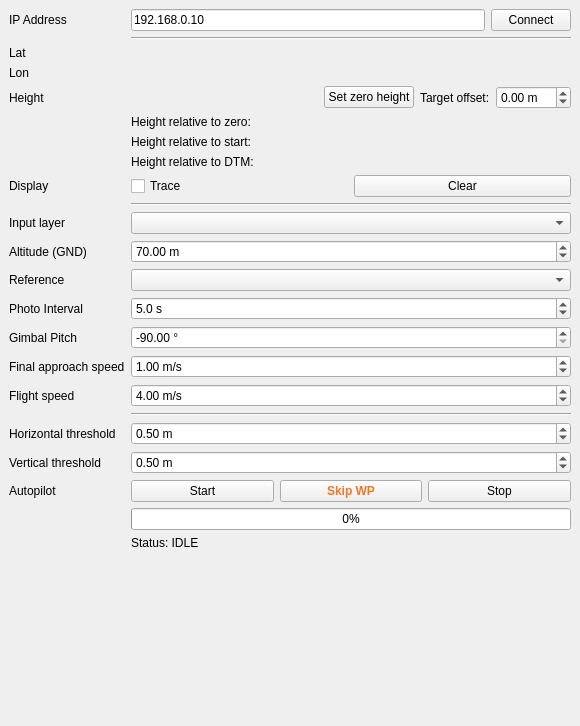
<?xml version="1.0" encoding="UTF-8"?>
<ui version="4.0">
 <class>PhotoPhlyDockWidgetBase</class>
 <widget class="QDockWidget" name="PhotoPhlyDockWidgetBase">
  <property name="geometry">
   <rect>
    <x>0</x>
    <y>0</y>
    <width>580</width>
    <height>726</height>
   </rect>
  </property>
  <property name="windowTitle">
   <string>PhotoPhly</string>
  </property>
  <widget class="QWidget" name="dockWidgetContents">
   <layout class="QGridLayout" name="gridLayout">
    <item row="0" column="0">
     <layout class="QVBoxLayout" name="verticalLayout">
      <item>
       <layout class="QFormLayout" name="formLayout">
        <item row="0" column="0">
         <widget class="QLabel" name="label_3">
          <property name="text">
           <string>IP Address</string>
          </property>
         </widget>
        </item>
        <item row="0" column="1">
         <layout class="QHBoxLayout" name="horizontalLayout">
          <item>
           <widget class="QLineEdit" name="txtIPAddr">
            <property name="text">
             <string>192.168.0.10</string>
            </property>
           </widget>
          </item>
          <item>
           <widget class="QPushButton" name="btnConnect">
            <property name="text">
             <string>Connect</string>
            </property>
           </widget>
          </item>
         </layout>
        </item>
        <item row="1" column="1">
         <widget class="Line" name="line">
          <property name="orientation">
           <enum>Qt::Horizontal</enum>
          </property>
         </widget>
        </item>
        <item row="2" column="0">
         <widget class="QLabel" name="label_2">
          <property name="text">
           <string>Lat</string>
          </property>
         </widget>
        </item>
        <item row="2" column="1">
         <widget class="QLabel" name="txtLat">
          <property name="text">
           <string/>
          </property>
         </widget>
        </item>
        <item row="3" column="0">
         <widget class="QLabel" name="label_4">
          <property name="text">
           <string>Lon</string>
          </property>
         </widget>
        </item>
        <item row="3" column="1">
         <widget class="QLabel" name="txtLon">
          <property name="text">
           <string/>
          </property>
         </widget>
        </item>
        <item row="4" column="0">
         <widget class="QLabel" name="label_6">
          <property name="text">
           <string>Height</string>
          </property>
         </widget>
        </item>
        <item row="4" column="1">
         <layout class="QVBoxLayout" name="verticalLayout_2">
          <item>
           <layout class="QHBoxLayout" name="horizontalLayout_4">
            <item>
             <widget class="QLabel" name="txtHeight">
              <property name="sizePolicy">
               <sizepolicy hsizetype="Expanding" vsizetype="Preferred">
                <horstretch>0</horstretch>
                <verstretch>0</verstretch>
               </sizepolicy>
              </property>
              <property name="text">
               <string/>
              </property>
             </widget>
            </item>
            <item>
             <widget class="QPushButton" name="btnZero">
              <property name="text">
               <string>Set zero height</string>
              </property>
             </widget>
            </item>
            <item>
             <widget class="QLabel" name="label_13">
              <property name="text">
               <string>Target offset:</string>
              </property>
             </widget>
            </item>
            <item>
             <widget class="QDoubleSpinBox" name="dblOffset">
              <property name="prefix">
               <string/>
              </property>
              <property name="suffix">
               <string> m</string>
              </property>
              <property name="minimum">
               <double>-99.989999999999995</double>
              </property>
              <property name="singleStep">
               <double>0.100000000000000</double>
              </property>
             </widget>
            </item>
           </layout>
          </item>
          <item>
           <widget class="QLabel" name="zeroHeight">
            <property name="text">
             <string>Height relative to zero:</string>
            </property>
           </widget>
          </item>
          <item>
           <widget class="QLabel" name="startHeight">
            <property name="text">
             <string>Height relative to start:</string>
            </property>
           </widget>
          </item>
          <item>
           <widget class="QLabel" name="dtmHeight">
            <property name="text">
             <string>Height relative to DTM:</string>
            </property>
           </widget>
          </item>
         </layout>
        </item>
        <item row="5" column="0">
         <widget class="QLabel" name="label_5">
          <property name="text">
           <string>Display</string>
          </property>
         </widget>
        </item>
        <item row="5" column="1">
         <layout class="QHBoxLayout" name="horizontalLayout_2">
          <item>
           <widget class="QCheckBox" name="chkTrace">
            <property name="text">
             <string>Trace</string>
            </property>
           </widget>
          </item>
          <item>
           <widget class="QPushButton" name="btnClearTrace">
            <property name="text">
             <string>Clear</string>
            </property>
           </widget>
          </item>
         </layout>
        </item>
        <item row="6" column="1">
         <widget class="Line" name="line_2">
          <property name="orientation">
           <enum>Qt::Horizontal</enum>
          </property>
         </widget>
        </item>
        <item row="7" column="0">
         <widget class="QLabel" name="label_7">
          <property name="text">
           <string>Input layer</string>
          </property>
         </widget>
        </item>
        <item row="7" column="1">
         <widget class="QgsMapLayerComboBox" name="flightLayer">
          <property name="showCrs">
           <bool>true</bool>
          </property>
         </widget>
        </item>
        <item row="8" column="0">
         <widget class="QLabel" name="label_9">
          <property name="text">
           <string>Altitude (GND)</string>
          </property>
         </widget>
        </item>
        <item row="8" column="1">
         <widget class="QDoubleSpinBox" name="dblAlt">
          <property name="suffix">
           <string> m</string>
          </property>
          <property name="minimum">
           <double>10.000000000000000</double>
          </property>
          <property name="maximum">
           <double>150.000000000000000</double>
          </property>
          <property name="value">
           <double>70.000000000000000</double>
          </property>
         </widget>
        </item>
        <item row="9" column="0">
         <widget class="QLabel" name="label_10">
          <property name="text">
           <string>Reference</string>
          </property>
         </widget>
        </item>
        <item row="9" column="1">
         <widget class="QgsMapLayerComboBox" name="refLayer">
          <property name="allowEmptyLayer">
           <bool>true</bool>
          </property>
          <property name="showCrs">
           <bool>true</bool>
          </property>
         </widget>
        </item>
        <item row="10" column="0">
         <widget class="QLabel" name="label_14">
          <property name="text">
           <string>Photo Interval</string>
          </property>
         </widget>
        </item>
        <item row="10" column="1">
         <widget class="QDoubleSpinBox" name="dblInterval">
          <property name="suffix">
           <string> s</string>
          </property>
          <property name="decimals">
           <number>1</number>
          </property>
          <property name="singleStep">
           <double>0.100000000000000</double>
          </property>
          <property name="value">
           <double>5.000000000000000</double>
          </property>
         </widget>
        </item>
        <item row="13" column="0">
         <widget class="QLabel" name="label_11">
          <property name="text">
           <string>Flight speed</string>
          </property>
         </widget>
        </item>
        <item row="13" column="1">
         <widget class="QDoubleSpinBox" name="dblSpeed">
          <property name="suffix">
           <string> m/s</string>
          </property>
          <property name="maximum">
           <double>10.000000000000000</double>
          </property>
          <property name="singleStep">
           <double>0.050000000000000</double>
          </property>
          <property name="value">
           <double>4.000000000000000</double>
          </property>
         </widget>
        </item>
        <item row="14" column="1">
         <widget class="Line" name="line_3">
          <property name="orientation">
           <enum>Qt::Horizontal</enum>
          </property>
         </widget>
        </item>
        <item row="15" column="0">
         <widget class="QLabel" name="horizintalThresholdLabel">
          <property name="text">
           <string>Horizontal threshold</string>
          </property>
         </widget>
        </item>
        <item row="15" column="1">
         <widget class="QgsDoubleSpinBox" name="dblHz">
          <property name="suffix">
           <string> m</string>
          </property>
          <property name="value">
           <double>0.500000000000000</double>
          </property>
          <property name="showClearButton">
           <bool>false</bool>
          </property>
         </widget>
        </item>
        <item row="16" column="0">
         <widget class="QLabel" name="verticalThresholdLabel">
          <property name="text">
           <string>Vertical threshold</string>
          </property>
         </widget>
        </item>
        <item row="16" column="1">
         <widget class="QDoubleSpinBox" name="b">
          <property name="suffix">
           <string> m</string>
          </property>
          <property name="value">
           <double>0.500000000000000</double>
          </property>
         </widget>
        </item>
        <item row="17" column="0">
         <widget class="QLabel" name="label_12">
          <property name="text">
           <string>Autopilot</string>
          </property>
         </widget>
        </item>
        <item row="17" column="1">
         <layout class="QHBoxLayout" name="horizontalLayout_3">
          <item>
           <widget class="QPushButton" name="btnStart">
            <property name="text">
             <string>Start</string>
            </property>
           </widget>
          </item>
          <item>
           <widget class="QPushButton" name="pushButton_3">
            <property name="palette">
             <palette>
              <active>
               <colorrole role="ButtonText">
                <brush brushstyle="SolidPattern">
                 <color alpha="255">
                  <red>240</red>
                  <green>120</green>
                  <blue>40</blue>
                 </color>
                </brush>
               </colorrole>
              </active>
              <inactive>
               <colorrole role="ButtonText">
                <brush brushstyle="SolidPattern">
                 <color alpha="255">
                  <red>240</red>
                  <green>120</green>
                  <blue>40</blue>
                 </color>
                </brush>
               </colorrole>
              </inactive>
              <disabled>
               <colorrole role="ButtonText">
                <brush brushstyle="SolidPattern">
                 <color alpha="255">
                  <red>120</red>
                  <green>120</green>
                  <blue>120</blue>
                 </color>
                </brush>
               </colorrole>
              </disabled>
             </palette>
            </property>
            <property name="font">
             <font>
              <weight>75</weight>
              <bold>true</bold>
             </font>
            </property>
            <property name="text">
             <string>Skip WP</string>
            </property>
            <property name="flat">
             <bool>false</bool>
            </property>
           </widget>
          </item>
          <item>
           <widget class="QPushButton" name="btnStop">
            <property name="text">
             <string>Stop</string>
            </property>
           </widget>
          </item>
         </layout>
        </item>
        <item row="18" column="1">
         <widget class="QProgressBar" name="progressBar">
          <property name="value">
           <number>0</number>
          </property>
         </widget>
        </item>
        <item row="19" column="1">
         <widget class="QLabel" name="lblStatus">
          <property name="text">
           <string>Status: IDLE</string>
          </property>
         </widget>
        </item>
        <item row="12" column="0">
         <widget class="QLabel" name="finalApproachSpeedLabel">
          <property name="text">
           <string>Final approach speed</string>
          </property>
         </widget>
        </item>
        <item row="12" column="1">
         <widget class="QgsDoubleSpinBox" name="dblAppraoch">
          <property name="correctionMode">
           <enum>QAbstractSpinBox::CorrectToNearestValue</enum>
          </property>
          <property name="suffix">
           <string> m/s</string>
          </property>
          <property name="value">
           <double>1.000000000000000</double>
          </property>
          <property name="showClearButton">
           <bool>false</bool>
          </property>
          <property name="clearValue">
           <bool>false</bool>
          </property>
          <property name="expressionsEnabled">
           <bool>false</bool>
          </property>
         </widget>
        </item>
        <item row="11" column="0">
         <widget class="QLabel" name="gimbalPitchLabel">
          <property name="text">
           <string>Gimbal Pitch</string>
          </property>
         </widget>
        </item>
        <item row="11" column="1">
         <widget class="QgsDoubleSpinBox" name="dblGimbalPitch">
          <property name="suffix">
           <string> °</string>
          </property>
          <property name="minimum">
           <double>-90.000000000000000</double>
          </property>
          <property name="maximum">
           <double>30.000000000000000</double>
          </property>
          <property name="value">
           <double>-90.000000000000000</double>
          </property>
          <property name="showClearButton">
           <bool>false</bool>
          </property>
         </widget>
        </item>
       </layout>
      </item>
     </layout>
    </item>
   </layout>
  </widget>
 </widget>
 <customwidgets>
  <customwidget>
   <class>QgsDoubleSpinBox</class>
   <extends>QDoubleSpinBox</extends>
   <header>qgsdoublespinbox.h</header>
  </customwidget>
  <customwidget>
   <class>QgsMapLayerComboBox</class>
   <extends>QComboBox</extends>
   <header>qgsmaplayercombobox.h</header>
  </customwidget>
 </customwidgets>
 <resources/>
 <connections/>
</ui>
